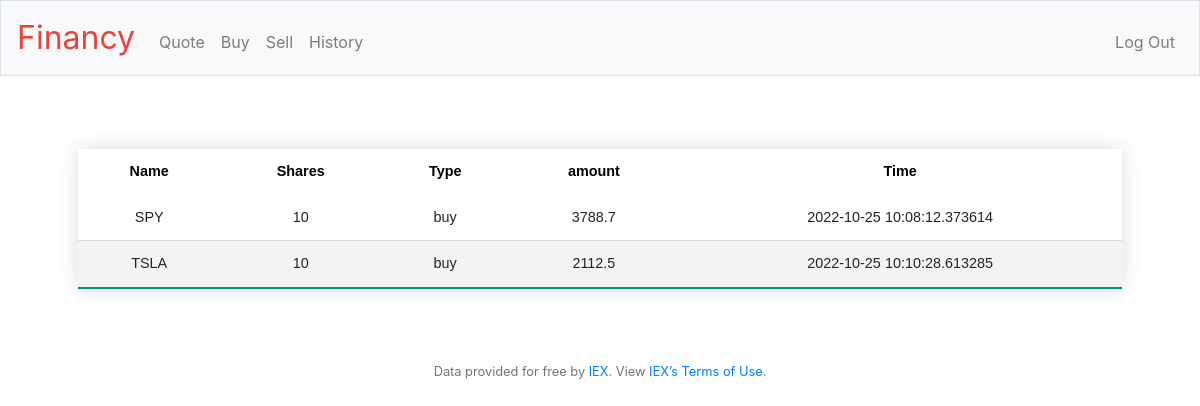
Screenshot of /history (signed in) with the database file from the repository.
### tables this page shows
CREATE TABLE 'history' ('id' integer PRIMARY KEY NOT NULL, 'user_id' integer, 'type' text, 'amount' integer, 'time' text, 'shares' INTEGER, 'name' text);

### app.py (the view)
@app.route("/history")
@login_required
def history():
    data = db.execute("select * from history where user_id = " + str(session["user_id"]))
    return render_template("history.html", data=data)

### app.py (called while the page is built)
@app.after_request
def after_request(response):
    response.headers["Cache-Control"] = "no-cache, no-store, must-revalidate"
    response.headers["Expires"] = 0
    response.headers["Pragma"] = "no-cache"
    return response

### helpers.py (called while the page is built)
def login_required(f):
    @wraps(f)
    def decorated_function(*args, **kwargs):
        if session.get("user_id") is None:
            return redirect("/login")
        return f(*args, **kwargs)
    return decorated_function

### templates/history.html (shortened to what this page needs)
{% extends "layout.html" %}
{% block main %}
    <table class="styled-table">
        <thead>
            <tr>
                <th>Name</th>
                <th>Shares</th>
                <th>Type</th>
                <th>amount</th>
                <th>Time</th>
            </tr>
        </thead>
        <tbody>
            {% for x in data %}
            <tr>
                <td> {{ x.name }} </td>
                <td> {{ x.shares }} </td>
                <td> {{ x.type }} </td>
                <td> {{ x.amount }} </td>
                <td> {{ x.time }} </td>
            </tr>
           {% endfor %}
        </tbody>
    </table>
{% endblock %}

### templates/history.html (style rules this page uses)
.styled-table { border-collapse: collapse; margin: 25px 0; font-size: 0.9em; font-family: sans-serif; min-width: 100%; box-shadow: 0 0 20px rgba(0, 0, 0, 0.15); }
.styled-table thead tr { color: black; text-align: center; }
.styled-table th, .styled-table td { padding: 12px 15px; }
.styled-table tbody tr { border-bottom: 1px solid #dddddd; }
.styled-table tbody tr:nth-of-type(even) { background-color: #f3f3f3; }
.styled-table tbody tr:last-of-type { border-bottom: 2px solid #009879; }

### rows the page displays
history: name "SPY", shares "10", type "buy", amount "3788.7", time "2022-10-25 10:08:12.373614"
history: name "TSLA", shares "10", type "buy", amount "2112.5", time "2022-10-25 10:10:28.613285"
